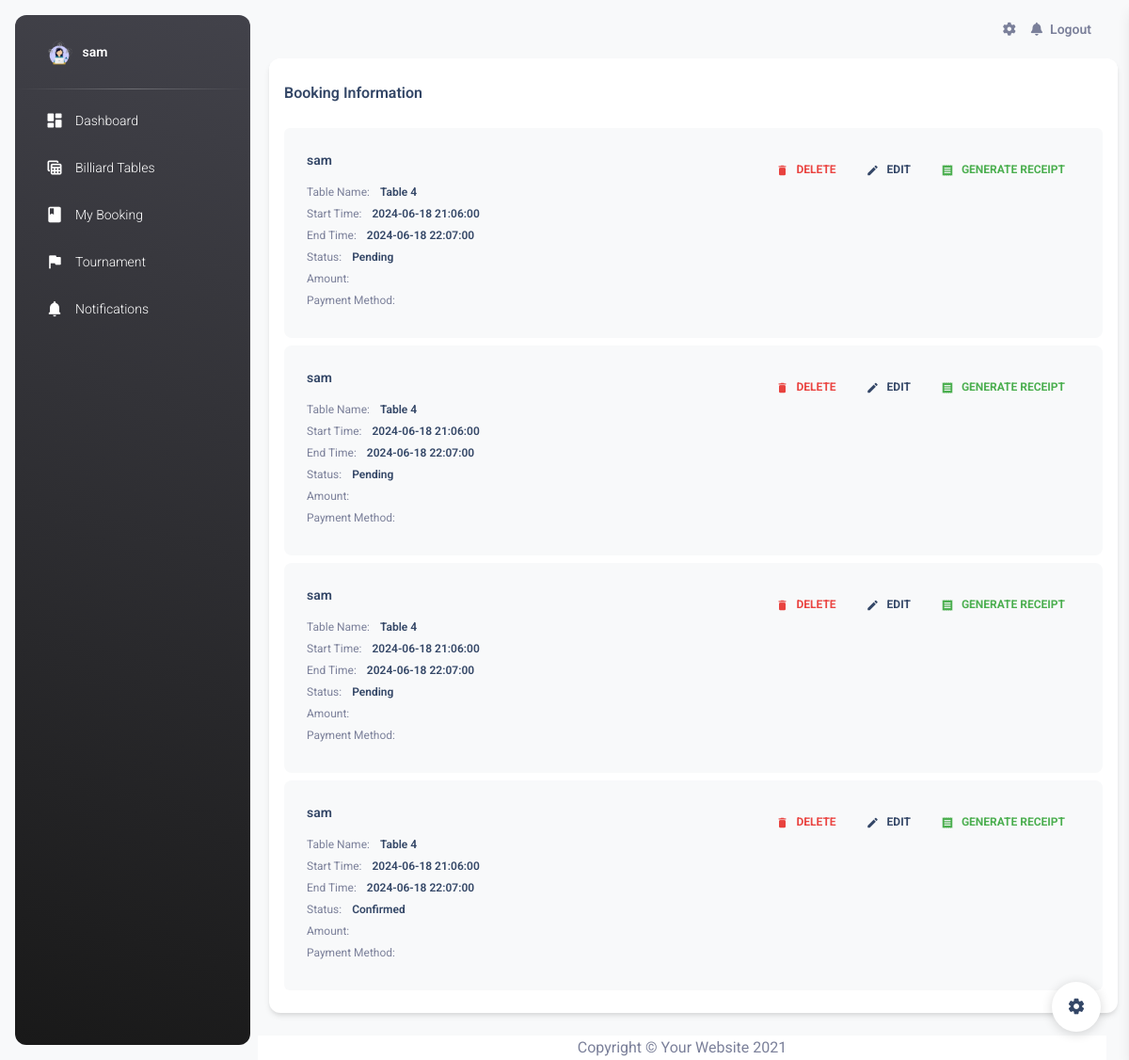
Page /booking_user.php (signed in) on the earlier database version.
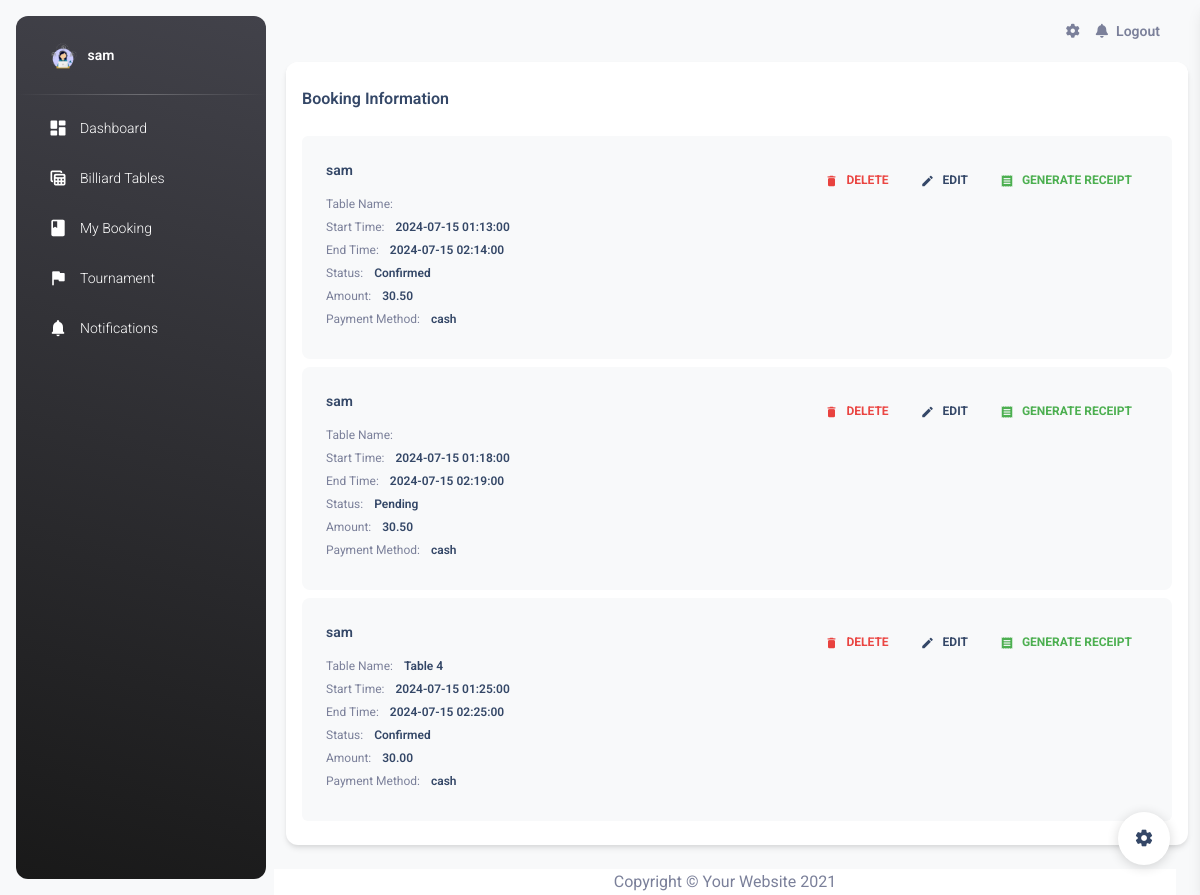
Same page on the later database version.
### tables this page shows
CREATE TABLE `bookings` (
  `booking_id` int(11) NOT NULL,
  `user_id` int(11) DEFAULT NULL,
  `table_id` int(11) DEFAULT NULL,
  `table_name` varchar(100) NOT NULL,
  `start_time` datetime NOT NULL,
  `end_time` datetime NOT NULL,
  `status` varchar(100) NOT NULL
);

CREATE TABLE `transactions` (
  `transaction_id` int(11) NOT NULL,
  `booking_id` int(11) NOT NULL,
  `amount` decimal(10,2) NOT NULL,
  `payment_method` varchar(50) NOT NULL,
  `status` varchar(50) NOT NULL,
  `timestamp` timestamp NOT NULL DEFAULT current_timestamp()
);

### booking_user.php (the view, shortened to what the changed rows need)
<?php
include 'conn.php';
$user_id = htmlspecialchars($_SESSION['user_id']);
$sqlBookings = "SELECT b.booking_id, b.user_id, b.table_id, b.table_name, b.start_time, b.end_time, b.status, t.amount, t.payment_method
                FROM bookings b
                LEFT JOIN transactions t ON b.booking_id = t.booking_id
                WHERE b.user_id = :user_id";
$stmtBookings = $conn->prepare($sqlBookings);
$stmtBookings->bindParam(':user_id', $user_id, PDO::PARAM_INT);
$stmtBookings->execute();
$bookings = $stmtBookings->fetchAll(PDO::FETCH_ASSOC);
$sqlUsers = "SELECT user_id, username FROM users";
$stmtUsers = $conn->prepare($sqlUsers);
$stmtUsers->execute();
$users = $stmtUsers->fetchAll(PDO::FETCH_ASSOC);
$userMap = [];
foreach ($users as $user) {
    $userMap[$user['user_id']] = $user['username'];
}
?>
<!DOCTYPE html>
<html lang="en">
   <head>
      <link href="./assets/css/nucleo-icons.css" rel="stylesheet" />
      <link href="./assets/css/nucleo-svg.css" rel="stylesheet" />
      <link id="pagestyle" href="./assets/css/material-dashboard.css?v=3.1.0" rel="stylesheet" />
      <link href="vendor/fontawesome-free/css/all.min.css" rel="stylesheet" type="text/css">
   </head>
   <body class="g-sidenav-show  bg-gray-100">
      <main class="main-content border-radius-lg ">
         <div class="container-fluid">
         <div class="card">
            <div class="card-body pt-4 p-3">
               <ul class="list-group">
                  <?php
                     if (!empty($bookings)) {
                        foreach ($bookings as $booking) {
                           echo '<li class="list-group-item border-0 d-flex p-4 mb-2 bg-gray-100 border-radius-lg">';
                           echo '<div class="d-flex flex-column">';
                           echo '<h6 class="mb-3 text-sm">' . htmlspecialchars($userMap[$booking["user_id"]]) . '</h6>';
                           echo '<span class="mb-2 text-xs">Table Name: <span class="text-dark font-weight-bold ms-sm-2">' . htmlspecialchars($booking["table_name"]) . '</span></span>';
                           echo '<span class="mb-2 text-xs">Start Time: <span class="text-dark ms-sm-2 font-weight-bold">' . htmlspecialchars($booking["start_time"]) . '</span></span>';
                           echo '<span class="mb-2 text-xs">End Time: <span class="text-dark ms-sm-2 font-weight-bold">' . htmlspecialchars($booking["end_time"]) . '</span></span>';
                           echo '<span class="mb-2 text-xs">Status: <span class="text-dark ms-sm-2 font-weight-bold">' . htmlspecialchars($booking["status"]) . '</span></span>';
                           echo '<span class="mb-2 text-xs">Amount: <span class="text-dark ms-sm-2 font-weight-bold">' . htmlspecialchars($booking["amount"]) . '</span></span>';
                           echo '<span class="mb-2 text-xs">Payment Method: <span class="text-dark ms-sm-2 font-weight-bold">' . htmlspecialchars($booking["payment_method"]) . '</span></span>';
                           echo '</div>';
                           echo '<div class="ms-auto text-end">';
                           echo '<a class="btn btn-link text-danger text-gradient px-3 mb-0" href="delete_booking.php?booking_id=' . htmlspecialchars($booking["booking_id"]) . '"><i class="material-icons text-sm me-2">delete</i>Delete</a>';
                           echo '<a class="btn btn-link text-dark px-3 mb-0" data-toggle="modal" data-target="#bookingModal" onclick=\'openEditModal(' . htmlspecialchars(json_encode($booking)) . ')\'>';
                           echo '<i class="material-icons text-sm me-2">edit</i>Edit</a>';
                           if ($booking['status'] == 'cancelled' || $booking['status'] == 'pending') {
                                 echo '<a class="btn btn-link text-success px-3 mb-0" onclick="alert(\'Cannot generate receipt for a booking with status: ' . htmlspecialchars($booking['status']) . '\');"><i class="material-icons text-sm me-2">receipt</i>Generate Receipt</a>';
                           } else {
                                 echo '<a class="btn btn-link text-success px-3 mb-0" href="generate_receipt.php?booking_id=' . htmlspecialchars($booking["booking_id"]) . '"><i class="material-icons text-sm me-2">receipt</i>Generate Receipt</a>';
                           }
                           echo '</div>';
                           echo '</li>';
                        }
                     } else {
                        echo '<li class="list-group-item border-0 d-flex p-4 mb-2 bg-gray-100 border-radius-lg">';
                        echo '<div class="d-flex flex-column">';
                        echo '<h6 class="mb-3 text-sm">No bookings found.</h6>';
                        echo '</div>';
                        echo '</li>';
                     }
                  ?>
               </ul>
            </div>
         </div>
      </main>
   </body>
</html>

Differences in the rows shown:
removed bookings: user "sam", table_name "Table 4", start_time "2024-06-18 21:06:00", end_time "2024-06-18 22:07:00", status "Pending"
removed bookings: user "sam", table_name "Table 4", start_time "2024-06-18 21:06:00", end_time "2024-06-18 22:07:00", status "Pending"
removed bookings: user "sam", table_name "Table 4", start_time "2024-06-18 21:06:00", end_time "2024-06-18 22:07:00", status "Pending"
removed bookings: user "sam", table_name "Table 4", start_time "2024-06-18 21:06:00", end_time "2024-06-18 22:07:00", status "Confirmed"
added transactions: booking.user_id "sam", booking.start_time "2024-07-15 01:13:00", booking.end_time "2024-07-15 02:14:00", booking.status "Confirmed", amount "30.50", payment_method "cash"
added transactions: booking.user_id "sam", booking.start_time "2024-07-15 01:18:00", booking.end_time "2024-07-15 02:19:00", booking.status "Pending", amount "30.50", payment_method "cash"
added transactions: booking.user_id "sam", booking.table_name "Table 4", booking.start_time "2024-07-15 01:25:00", booking.end_time "2024-07-15 02:25:00", booking.status "Confirmed", amount "30.00", payment_method "cash"
